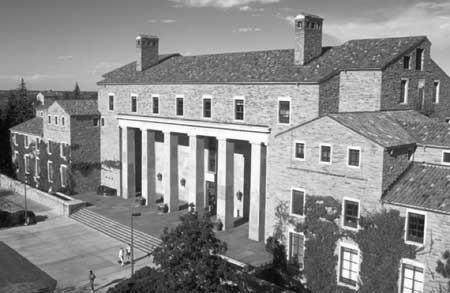
#> input picture house.tiff, 450 x 293 px, found by its file name
$ jupyter execute ImageProcessingRecitation_05_NoiseReduction.ipynb
#> lines starting #> are read from the running program, lines starting #| are printed output that depends on the picture
<a href="https://colab.research.google.com/github/dnevo/ImageProcessing/blob/main/ImageProcessingRecitation_05_NoiseReduction.ipynb" target="_parent"></a>

[cell 1]
import os
import requests
from io import BytesIO
import numpy as np
import matplotlib.pyplot as plt
import PIL
from scipy.signal import convolve

[cell 2]
GITHUB_PATH = 'https://raw.githubusercontent.com/dnevo/ImageProcessing/main/images/'

def read_file(fname:str, file_path:str=GITHUB_PATH) -> np.ndarray:
    '''
    Accept an image file name (defaulty located in GitHub) and return the image
    in a numpy array.

    Args:
        fname: the file name
        file_path: the file path.. Default value is Doron's Github repo.

    Returns:
        the image converted into a Numpy array.
    '''
#> called with fname = 'house.tiff'
    file_path = os.path.join(file_path, fname)
    response = requests.get(file_path)
    fp = BytesIO(response.content)

    img_pil = PIL.Image.open(fp)
#> img_pil is the input picture: PIL image 450x293 L; min 0, max 254, mean 137.5
    return np.array(img_pil, dtype='int16')

[cell 3]
def plot_images(img1:np.array, img2:np.array):
    fig, axes = plt.subplots(nrows=1, ncols=2, figsize=(18, 6))
    axes[0].imshow(img1,  cmap='gray')
    axes[1].imshow(img2,  cmap='gray')

# 5. Noise Reduction

##5.1 Gaussian Noise

$$I^{'}(x,y)=I(x,y)+g(\mu,\sigma)$$

Note that we select that the mean of the noise will be 0

[cell 4]
img = read_file(fname='house.tiff') / 255

img1 = img.copy()
nrows, ncols = img1.shape
#> nrows = 293; ncols = 450
for r in range(nrows):
    for c in range(ncols):
        img1[r,c] += np.random.normal(0.0, 0.1)
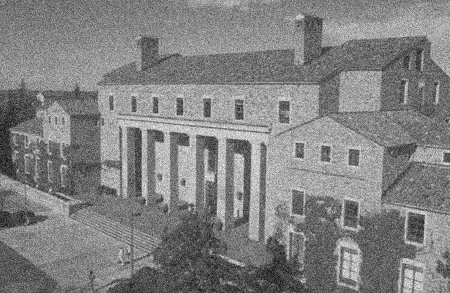
#> img1: shape (293, 450) float64; min -0.29, max 1.34, mean 0.54; drawn with min black and max white
img1 = np.clip(img1, a_min=0.0, a_max=1.0)
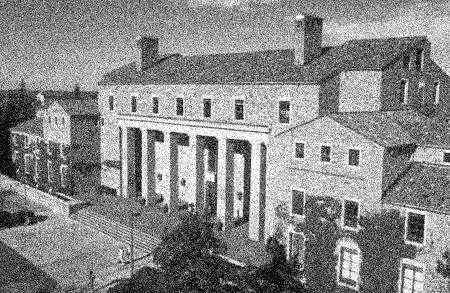
#> img1: shape (293, 450) float64; min 0, max 1, mean 0.539
plot_images(img, img1)
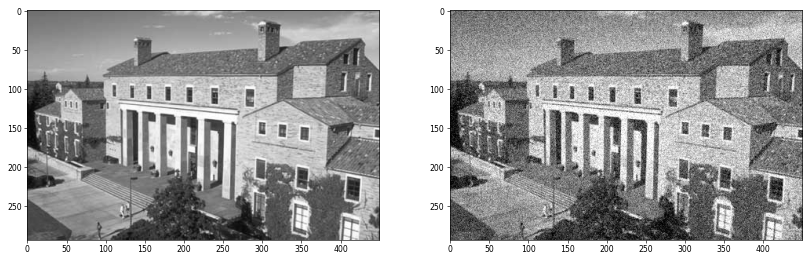
#> figure drawn by matplotlib, 2 panels

**Q: what will happen if we will increase the standard deviation?**

[cell 5]
img2 = img.copy()
nrows, ncols = img2.shape
for r in range(nrows):
    for c in range(ncols):
        img2[r,c] += np.random.normal(0.0, 0.2)
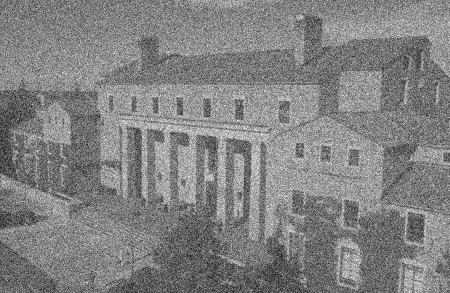
#> img2: shape (293, 450) float64; min -0.64, max 1.67, mean 0.539; drawn with min black and max white
img2 = np.clip(img2, a_min=0.0, a_max=1.0)
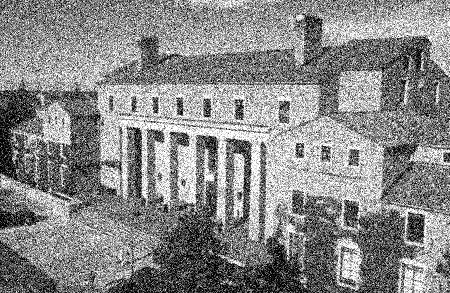
#> img2: shape (293, 450) float64; min 0, max 1, mean 0.536
plot_images(img1, img2)

### Gaussian noise in digital images

Principal sources of Gaussian noise in digital images arise during acquisition:
- sensor noise caused by poor illumination
- high temperature
- electronic circuit noise.

## 5.2 Gaussian Smoothing

**Average Smoothing**

[cell 6]
FILTER_SIZE = 5
filter=np.ones(shape=(FILTER_SIZE, FILTER_SIZE)) / (FILTER_SIZE**2)
img2 = convolve(in1=img1, in2=filter)
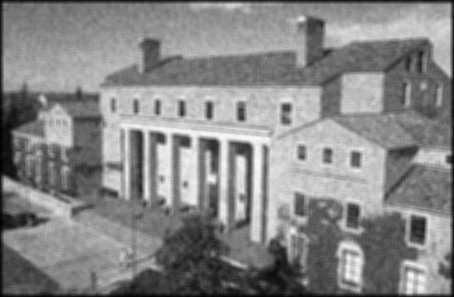
#> img2: shape (297, 454) float64; min 0.0047, max 0.976, mean 0.527

plot_images(img1, img2)

**Gaussian Smoothing**

[cell 7]
filter = np.array([[1,2,1],
                   [2,4,2],
                   [1,2,1]])
filter = filter / filter.sum()
img3 = convolve(in1=img1, in2=filter)
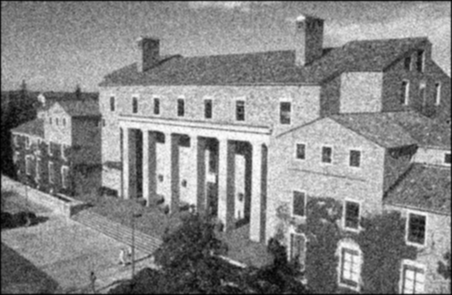
#> img3: shape (295, 452) float64; min 9.49e-05, max 1, mean 0.533

plot_images(img2, img3)

##5.2 Directional Smoothing

1. We will create *n* masks (e.g., 5 as bellow).
2. For each of the mask we will perform a convolution and generate *n* images.
3. We will go over all the pixels, one at a time, and compare the difference between the pixel value in original image, $I(x,y)$, and the generated images, $I_j^{'}(x,y)$, and select the closest one: $|I(x,y)-I_j^{'}(x,y)|$.

[cell 8]
mask1 = np.array([[0,0,0],
                  [1,1,1],
                  [0,0,0]]) / 3
mask2 = mask1.T
mask3 = np.eye(3) / 3

conv1 = convolve(in1=img1, in2=mask1, mode="same")
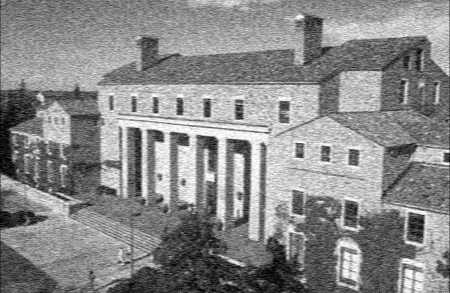
#> conv1: shape (293, 450) float64; min -3.16e-16, max 1, mean 0.538; drawn with min black and max white
conv2 = convolve(in1=img1, in2=mask2, mode="same")
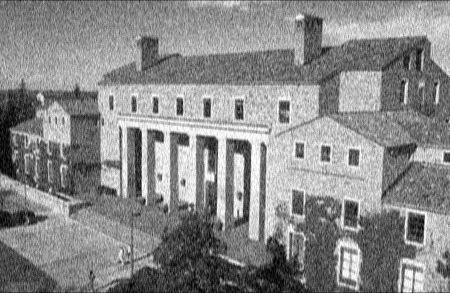
#> conv2: shape (293, 450) float64; min -1.01e-16, max 1, mean 0.538; drawn with min black and max white
conv3 = convolve(in1=img1, in2=mask3, mode="same")
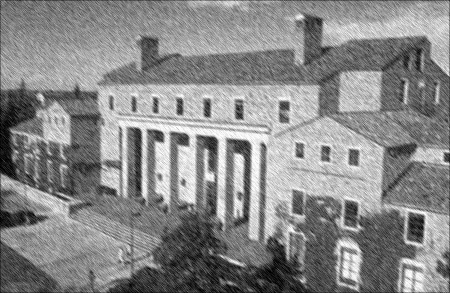
#> conv3: shape (293, 450) float64; min -8.84e-17, max 1, mean 0.537; drawn with min black and max white
nrows, ncols = img1.shape
img_e = np.zeros((nrows, ncols))
for r in range(nrows):
    for c in range(ncols):
        convs = [conv1[r,c], conv2[r,c], conv3[r,c]]
        dists = abs(convs - img1[r,c])
        min_ind = dists.argmin()
        img_e[r, c] = convs[min_ind]

$ run again, with balls1.tiff copied over house.tiff
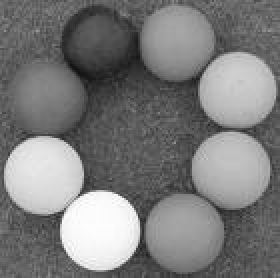
#> input picture balls1.tiff, 140 x 139 px, found by its file name (shown 2 times larger)
#> in read_file, img_pil is the input picture: PIL image 140x139 L; min 16, max 254, mean 123.1
#> after the loop `for r in range(nrows):`:
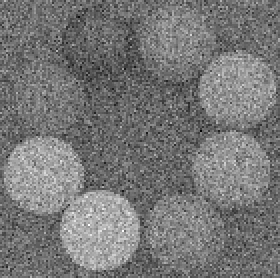
#> img2: shape (139, 140) float64 (shown 2 times larger); min -0.646, max 1.75, mean 0.482; drawn with min black and max white
#> after the loop `for r in range(nrows):`:
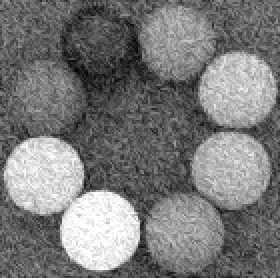
#> img_e: shape (139, 140) float64 (shown 2 times larger); min 0.00717, max 1, mean 0.48
